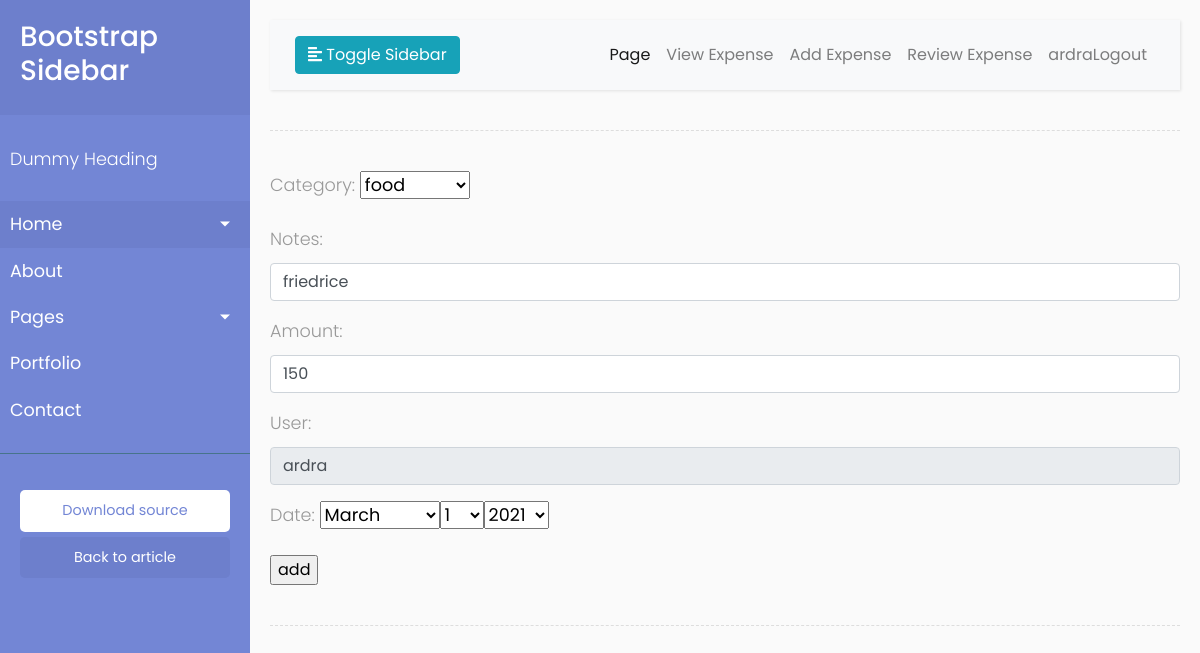
The app's page /budget/editexpense/2 (signed in) with its own data.
### budget/models.py (models this page shows, shortened)
class Expense(models.Model):
    category=models.ForeignKey(Category,on_delete=models.CASCADE)
    notes=models.CharField(max_length=250,null=True)
    amount=models.IntegerField()
    user=models.CharField(max_length=120)
    date=models.DateField()

### budget/views.py (the view, shortened to what this page needs)
# urls.py: path("editexpense/<int:id>",edit_expense,name="editexpense"),
@login_required
def edit_expense(request, id):
    expenses=Expense.objects.get(id=id)
    form=ExpenseCreateForm(instance=expenses)
    context={}
    context["form"]=form
    return render(request,"budget/expenseedit.html",context)

### budget/forms.py (shortened to what this page needs)
class ExpenseCreateForm(ModelForm):
    date = forms.DateField(widget=forms.SelectDateWidget())
    class Meta:
        model=Expense
        fields="__all__"
        widgets={
            "notes":forms.TextInput(attrs={'class':'form-control'}),
            "amount": forms.TextInput(attrs={'class': 'form-control'}),
            "user": forms.TextInput(attrs={'class': 'form-control','readonly':'readonly'})
        }

### budget/models.py (called while the page is built)
    def __str__(self):
        return self.category_name

### budget/templates/budget/expenseedit.html (shortened to what this page needs)
<!DOCTYPE html>
{%extends 'budget/base.html'%}
{% block body_block %}
<form method="post">
    {{form.as_p}}
    <input type="submit" value="add">
</form>
{%endblock%}

### budget/templates/budget/base.html (shortened to what this page needs)
<!DOCTYPE html>
{%load static%}
<html>
<head>
    <link rel="stylesheet" href="https://stackpath.bootstrapcdn.com/bootstrap/4.1.0/css/bootstrap.min.css">
    <link rel="stylesheet" href="{%static 'css/style.css'%}">
</head>
<body>
    <div class="wrapper">
        <nav id="sidebar">
            <div class="sidebar-header">
                <h3>Bootstrap Sidebar</h3>
            </div>
            <ul class="list-unstyled components">
                <p>Dummy Heading</p>
                <li class="active">
                    <a href="#homeSubmenu" data-toggle="collapse" aria-expanded="false" class="dropdown-toggle">Home</a>
                </li>
                <li>
                    <a href="#">About</a>
                </li>
                <li>
                    <a href="#pageSubmenu" data-toggle="collapse" aria-expanded="false" class="dropdown-toggle">Pages</a>
                </li>
                <li>
                    <a href="#">Portfolio</a>
                </li>
                <li>
                    <a href="#">Contact</a>
                </li>
            </ul>
            <ul class="list-unstyled CTAs">
                <li>
                    <a href="https://bootstrapious.com/tutorial/files/sidebar.zip" class="download">Download source</a>
                </li>
                <li>
                    <a href="https://bootstrapious.com/p/bootstrap-sidebar" class="article">Back to article</a>
                </li>
            </ul>
        </nav>
        <div id="content">
            <nav class="navbar navbar-expand-lg navbar-light bg-light">
                <div class="container-fluid">
                    <button type="button" id="sidebarCollapse" class="btn btn-info">
                        <i class="fas fa-align-left"></i>
                        <span>Toggle Sidebar</span>
                    </button>
                    <div class="collapse navbar-collapse" id="navbarSupportedContent">
                        <ul class="nav navbar-nav ml-auto">
                            <li class="nav-item active">
                                <a class="nav-link" href="#">Page</a>
                            </li>
                            <li class="nav-item">
                                <a class="nav-link" href="{%url 'viewexpenses'%}">View Expense</a>
                            </li>
                            <li class="nav-item">
                                <a class="nav-link" href="{%url 'addexpense'%}">Add Expense</a>
                            </li>
                            <li class="nav-item">
                                <a class="nav-link" href="{%url 'review'%}">Review Expense</a>
                            </li>
                            <li class="nav-item">
                                <a class="nav-link" href="{%url 'signout'%}">{{request.user}}Logout</a>
                            </li>
                        </ul>
                    </div>
                </div>
            </nav>
            <div class="line"></div>
                    {%block body_block %}
                    {% endblock %}
            <div class="line"></div>
        </div>
    </div>
</body>
</html>

### budget/static/css/style.css (style rules this page uses)
body { font-family: 'Poppins', sans-serif; background: #fafafa; }
p { font-family: 'Poppins', sans-serif; font-size: 1.1em; font-weight: 300; line-height: 1.7em; color: #999; }
a, a:hover, a:focus { color: inherit; text-decoration: none; transition: all 0.3s; }
.navbar { padding: 15px 10px; background: #fff; border: none; border-radius: 0; margin-bottom: 40px; box-shadow: 1px 1px 3px rgba(0, 0, 0, 0.1); }
.line { width: 100%; height: 1px; border-bottom: 1px dashed #ddd; margin: 40px 0; }
.wrapper { display: flex; width: 100%; align-items: stretch; }
#sidebar { min-width: 250px; max-width: 250px; background: #7386D5; color: #fff; transition: all 0.3s; }
#sidebar .sidebar-header { padding: 20px; background: #6d7fcc; }
#sidebar ul.components { padding: 20px 0; border-bottom: 1px solid #47748b; }
#sidebar ul p { color: #fff; padding: 10px; }
#sidebar ul li a { padding: 10px; font-size: 1.1em; display: block; }
#sidebar ul li.active>a, a[aria-expanded="true"] { color: #fff; background: #6d7fcc; }
a[data-toggle="collapse"] { position: relative; }
.dropdown-toggle::after { display: block; position: absolute; top: 50%; right: 20px; transform: translateY(-50%); }
ul.CTAs { padding: 20px; }
ul.CTAs a { text-align: center; font-size: 0.9em !important; display: block; border-radius: 5px; margin-bottom: 5px; }
a.download { background: #fff; color: #7386D5; }
a.article, a.article:hover { background: #6d7fcc !important; color: #fff !important; }
#content { width: 100%; padding: 20px; min-height: 100vh; transition: all 0.3s; }

### records on screen
Expense: category "food", notes "friedrice", amount "150", user "ardra"

### other values on screen
{{ request.user }} "ardra"
